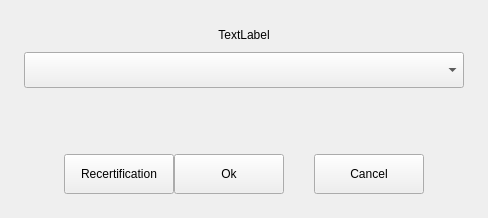
<?xml version="1.0" encoding="UTF-8"?>
<ui version="4.0">
 <class>Dialog</class>
 <widget class="QWidget" name="Dialog">
  <property name="geometry">
   <rect>
    <x>0</x>
    <y>0</y>
    <width>410</width>
    <height>234</height>
   </rect>
  </property>
  <property name="windowTitle">
   <string>Form</string>
  </property>
  <layout class="QVBoxLayout" name="verticalLayout">
   <property name="spacing">
    <number>0</number>
   </property>
   <property name="sizeConstraint">
    <enum>QLayout::SetFixedSize</enum>
   </property>
   <property name="leftMargin">
    <number>4</number>
   </property>
   <property name="topMargin">
    <number>4</number>
   </property>
   <property name="rightMargin">
    <number>4</number>
   </property>
   <property name="bottomMargin">
    <number>4</number>
   </property>
   <item>
    <widget class="KiranColorBlock" name="colorBlock" native="true">
     <layout class="QVBoxLayout" name="verticalLayout_2">
      <property name="spacing">
       <number>0</number>
      </property>
      <property name="sizeConstraint">
       <enum>QLayout::SetFixedSize</enum>
      </property>
      <property name="leftMargin">
       <number>20</number>
      </property>
      <property name="topMargin">
       <number>24</number>
      </property>
      <property name="rightMargin">
       <number>20</number>
      </property>
      <property name="bottomMargin">
       <number>20</number>
      </property>
      <item>
       <widget class="QLabel" name="label_msg">
        <property name="text">
         <string>TextLabel</string>
        </property>
        <property name="alignment">
         <set>Qt::AlignCenter</set>
        </property>
       </widget>
      </item>
      <item>
       <spacer name="verticalSpacer">
        <property name="orientation">
         <enum>Qt::Vertical</enum>
        </property>
        <property name="sizeType">
         <enum>QSizePolicy::Fixed</enum>
        </property>
        <property name="sizeHint" stdset="0">
         <size>
          <width>20</width>
          <height>10</height>
         </size>
        </property>
       </spacer>
      </item>
      <item>
       <widget class="QComboBox" name="combobox_user">
        <property name="sizePolicy">
         <sizepolicy hsizetype="Preferred" vsizetype="Fixed">
          <horstretch>0</horstretch>
          <verstretch>0</verstretch>
         </sizepolicy>
        </property>
        <property name="minimumSize">
         <size>
          <width>0</width>
          <height>36</height>
         </size>
        </property>
        <property name="maximumSize">
         <size>
          <width>16777215</width>
          <height>36</height>
         </size>
        </property>
       </widget>
      </item>
      <item>
       <spacer name="verticalSpacer_2">
        <property name="orientation">
         <enum>Qt::Vertical</enum>
        </property>
        <property name="sizeType">
         <enum>QSizePolicy::Fixed</enum>
        </property>
        <property name="sizeHint" stdset="0">
         <size>
          <width>20</width>
          <height>10</height>
         </size>
        </property>
       </spacer>
      </item>
      <item>
       <layout class="QHBoxLayout" name="layout_edit">
        <property name="spacing">
         <number>10</number>
        </property>
        <property name="sizeConstraint">
         <enum>QLayout::SetMaximumSize</enum>
        </property>
        <property name="rightMargin">
         <number>0</number>
        </property>
        <item>
         <widget class="KiranPasswdEdit" name="edit" native="true">
          <property name="sizePolicy">
           <sizepolicy hsizetype="Preferred" vsizetype="Fixed">
            <horstretch>0</horstretch>
            <verstretch>0</verstretch>
           </sizepolicy>
          </property>
          <property name="minimumSize">
           <size>
            <width>0</width>
            <height>36</height>
           </size>
          </property>
          <property name="maximumSize">
           <size>
            <width>16777215</width>
            <height>36</height>
           </size>
          </property>
         </widget>
        </item>
       </layout>
      </item>
      <item>
       <widget class="QLabel" name="label_tips">
        <property name="sizePolicy">
         <sizepolicy hsizetype="Fixed" vsizetype="Minimum">
          <horstretch>0</horstretch>
          <verstretch>0</verstretch>
         </sizepolicy>
        </property>
        <property name="minimumSize">
         <size>
          <width>330</width>
          <height>0</height>
         </size>
        </property>
        <property name="maximumSize">
         <size>
          <width>330</width>
          <height>16777215</height>
         </size>
        </property>
        <property name="text">
         <string/>
        </property>
       </widget>
      </item>
      <item>
       <spacer name="verticalSpacer_3">
        <property name="orientation">
         <enum>Qt::Vertical</enum>
        </property>
        <property name="sizeType">
         <enum>QSizePolicy::Fixed</enum>
        </property>
        <property name="sizeHint" stdset="0">
         <size>
          <width>20</width>
          <height>6</height>
         </size>
        </property>
       </spacer>
      </item>
      <item>
       <layout class="QHBoxLayout" name="horizontalLayout_2">
        <property name="spacing">
         <number>0</number>
        </property>
        <property name="sizeConstraint">
         <enum>QLayout::SetFixedSize</enum>
        </property>
        <item>
         <spacer name="horizontalSpacer">
          <property name="orientation">
           <enum>Qt::Horizontal</enum>
          </property>
          <property name="sizeHint" stdset="0">
           <size>
            <width>40</width>
            <height>20</height>
           </size>
          </property>
         </spacer>
        </item>
        <item>
         <widget class="QPushButton" name="btn_reauth">
          <property name="sizePolicy">
           <sizepolicy hsizetype="Fixed" vsizetype="Fixed">
            <horstretch>0</horstretch>
            <verstretch>0</verstretch>
           </sizepolicy>
          </property>
          <property name="minimumSize">
           <size>
            <width>110</width>
            <height>40</height>
           </size>
          </property>
          <property name="maximumSize">
           <size>
            <width>110</width>
            <height>40</height>
           </size>
          </property>
          <property name="text">
           <string>Recertification</string>
          </property>
         </widget>
        </item>
        <item>
         <widget class="QPushButton" name="btn_ok">
          <property name="sizePolicy">
           <sizepolicy hsizetype="Fixed" vsizetype="Fixed">
            <horstretch>0</horstretch>
            <verstretch>0</verstretch>
           </sizepolicy>
          </property>
          <property name="minimumSize">
           <size>
            <width>110</width>
            <height>40</height>
           </size>
          </property>
          <property name="maximumSize">
           <size>
            <width>110</width>
            <height>40</height>
           </size>
          </property>
          <property name="text">
           <string>Ok</string>
          </property>
         </widget>
        </item>
        <item>
         <spacer name="horizontalSpacer_2">
          <property name="orientation">
           <enum>Qt::Horizontal</enum>
          </property>
          <property name="sizeType">
           <enum>QSizePolicy::Fixed</enum>
          </property>
          <property name="sizeHint" stdset="0">
           <size>
            <width>30</width>
            <height>20</height>
           </size>
          </property>
         </spacer>
        </item>
        <item>
         <widget class="QPushButton" name="btn_cancel">
          <property name="sizePolicy">
           <sizepolicy hsizetype="Fixed" vsizetype="Fixed">
            <horstretch>0</horstretch>
            <verstretch>0</verstretch>
           </sizepolicy>
          </property>
          <property name="minimumSize">
           <size>
            <width>110</width>
            <height>40</height>
           </size>
          </property>
          <property name="maximumSize">
           <size>
            <width>110</width>
            <height>40</height>
           </size>
          </property>
          <property name="text">
           <string>Cancel</string>
          </property>
         </widget>
        </item>
        <item>
         <spacer name="horizontalSpacer_3">
          <property name="orientation">
           <enum>Qt::Horizontal</enum>
          </property>
          <property name="sizeHint" stdset="0">
           <size>
            <width>40</width>
            <height>20</height>
           </size>
          </property>
         </spacer>
        </item>
       </layout>
      </item>
     </layout>
    </widget>
   </item>
  </layout>
 </widget>
 <customwidgets>
  <customwidget>
   <class>KiranColorBlock</class>
   <extends>QWidget</extends>
   <header location="global">kiran-color-block.h</header>
   <container>1</container>
  </customwidget>
  <customwidget>
   <class>KiranPasswdEdit</class>
   <extends>QWidget</extends>
   <header location="global">kiran-passwd-edit.h</header>
   <container>1</container>
  </customwidget>
 </customwidgets>
 <resources/>
 <connections/>
</ui>
